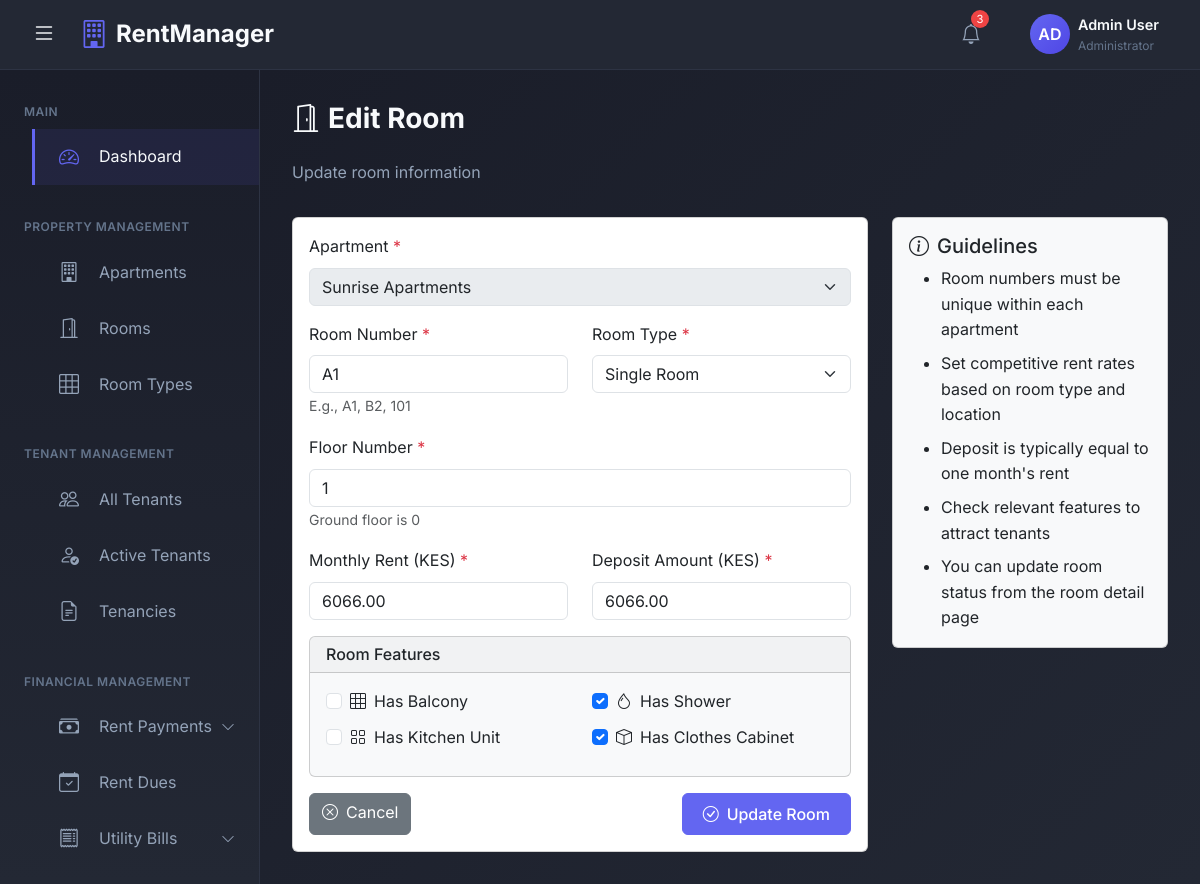
The app's page /rooms/1/edit/ (signed in) with its own data.
### rental_app/models.py (models this page shows, shortened)
class Room(models.Model):
    ROOM_STATUS = (
        ('available', 'Available'),
        ('occupied', 'Occupied'),
        ('maintenance', 'Under Maintenance'),
    )
    apartment = models.ForeignKey(Apartment, on_delete=models.CASCADE, related_name='rooms')
    room_number = models.CharField(max_length=10)  # e.g., A1, B2, C3
    room_type = models.ForeignKey(RoomType, on_delete=models.PROTECT)
    floor_number = models.IntegerField(validators=[MinValueValidator(0)])
    has_balcony = models.BooleanField(default=False)
    has_shower = models.BooleanField(default=True)
    has_kitchen_unit = models.BooleanField(default=True)
    has_clothes_cabinet = models.BooleanField(default=True)
    monthly_rent = models.DecimalField(max_digits=10, decimal_places=2, validators=[MinValueValidator(0)])
    deposit_amount = models.DecimalField(max_digits=10, decimal_places=2, validators=[MinValueValidator(0)])
    status = models.CharField(max_length=20, choices=ROOM_STATUS, default='available')
    created_at = models.DateTimeField(auto_now_add=True)
    updated_at = models.DateTimeField(auto_now=True)
    class Meta:
        unique_together = ('apartment', 'room_number')
        ordering = ['floor_number', 'room_number']

class Apartment(models.Model):
    name = models.CharField(max_length=200)
    owner = models.ForeignKey(User, on_delete=models.CASCADE, related_name='apartments', limit_choices_to={'user_type': 'admin'})
    location = models.CharField(max_length=300)
    total_floors = models.IntegerField(validators=[MinValueValidator(1)])
    description = models.TextField(blank=True)
    water_rate_per_unit = models.DecimalField(max_digits=10, decimal_places=2, default=0.00)
    created_at = models.DateTimeField(auto_now_add=True)
    updated_at = models.DateTimeField(auto_now=True)

class RoomType(models.Model):
    ROOM_CHOICES = (
        ('bedsitter', 'Bedsitter'),
        ('single_room', 'Single Room'),
        ('one_bedroom', 'One Bedroom'),
        ('two_bedroom', 'Two Bedroom'),
        ('three_bedroom', 'Three Bedroom'),
    )
    name = models.CharField(max_length=50, choices=ROOM_CHOICES)
    description = models.TextField(blank=True)

### rental_app/views.py (the view, shortened to what this page needs)
# urls.py: path('rooms/<int:pk>/edit/', views.room_edit, name='room_edit'),
@login_required
def room_edit(request, pk):
    room = get_object_or_404(
        Room.objects.select_related('apartment'),
        pk=pk,
        apartment__owner=request.user
    )
    apartments = Apartment.objects.filter(owner=request.user)
    room_types = RoomType.objects.all()
    context = {
        'room': room,
        'apartments': apartments,
        'room_types': room_types,
        'is_edit': True,
    }
    return render(request, 'rooms/room_form.html', context)

### templates/rooms/room_form.html (shortened to what this page needs)
{% extends 'admin_base.html' %}
{% block content %}
<div class="page-header mb-4">
    <h1 class="page-title">
        <i class="bi bi-door-open me-2"></i>{% if is_edit %}Edit{% else %}Add New{% endif %} Room
    </h1>
    <p class="page-subtitle">{% if is_edit %}Update room information{% else %}Add a new room to your apartment{% endif %}</p>
</div>
<div class="row">
    <div class="col-lg-8">
        <div class="card">
            <div class="card-body">
                <form method="post">
                    <div class="mb-3">
                        <label for="apartment" class="form-label">Apartment <span class="text-danger">*</span></label>
                        <select class="form-select" id="apartment" name="apartment" required {% if is_edit %}disabled{% endif %}>
                            {% for apartment in apartments %}
                            <option value="{{ apartment.pk }}"
                                {% if is_edit and room.apartment.pk == apartment.pk %}selected{% endif %}
                                {% if form_data.apartment == apartment.pk|stringformat:"s" %}selected{% endif %}>
                                {{ apartment.name }}
                            </option>
                            {% endfor %}
                        </select>
                    </div>
                    <div class="row">
                        <div class="col-md-6 mb-3">
                            <label for="room_number" class="form-label">Room Number <span class="text-danger">*</span></label>
                            <input type="text" class="form-control" id="room_number" name="room_number"
                                   value="{% if is_edit %}{{ room.room_number }}{% elif form_data %}{{ form_data.room_number }}{% endif %}"
                                   required>
                            <small class="text-muted">E.g., A1, B2, 101</small>
                        </div>
                        <div class="col-md-6 mb-3">
                            <label for="room_type" class="form-label">Room Type <span class="text-danger">*</span></label>
                            <select class="form-select" id="room_type" name="room_type" required>
                                {% for room_type in room_types %}
                                <option value="{{ room_type.pk }}"
                                    {% if is_edit and room.room_type.pk == room_type.pk %}selected{% endif %}
                                    {% if form_data.room_type == room_type.pk|stringformat:"s" %}selected{% endif %}>
                                    {{ room_type.get_name_display }}
                                </option>
                                {% endfor %}
                            </select>
                        </div>
                    </div>
                    <div class="mb-3">
                        <label for="floor_number" class="form-label">Floor Number <span class="text-danger">*</span></label>
                        <input type="number" class="form-control" id="floor_number" name="floor_number"
                               value="{% if is_edit %}{{ room.floor_number }}{% elif form_data %}{{ form_data.floor_number }}{% endif %}"
                               min="0" required>
                        <small class="text-muted">Ground floor is 0</small>
                    </div>
                    <div class="row">
                        <div class="col-md-6 mb-3">
                            <label for="monthly_rent" class="form-label">Monthly Rent (KES) <span class="text-danger">*</span></label>
                            <input type="number" class="form-control" id="monthly_rent" name="monthly_rent"
                                   value="{% if is_edit %}{{ room.monthly_rent }}{% elif form_data %}{{ form_data.monthly_rent }}{% endif %}"
                                   step="0.01" min="0" required>
                        </div>
                        <div class="col-md-6 mb-3">
                            <label for="deposit_amount" class="form-label">Deposit Amount (KES) <span class="text-danger">*</span></label>
                            <input type="number" class="form-control" id="deposit_amount" name="deposit_amount"
                                   value="{% if is_edit %}{{ room.deposit_amount }}{% elif form_data %}{{ form_data.deposit_amount }}{% endif %}"
                                   step="0.01" min="0" required>
                        </div>
                    </div>
                    <div class="card bg-light mb-3">
                        <div class="card-header">
                            <h6 class="mb-0">Room Features</h6>
                        </div>
                        <div class="card-body">
                            <div class="row">
                                <div class="col-md-6 mb-2">
                                    <div class="form-check">
                                        <input class="form-check-input" type="checkbox" id="has_balcony" name="has_balcony"
                                               {% if form_data.has_balcony %}checked{% endif %}>
                                        <label class="form-check-label" for="has_balcony">
                                            <i class="bi bi-grid-3x3 me-2"></i>Has Balcony
                                        </label>
                                    </div>
                                </div>
                                <div class="col-md-6 mb-2">
                                    <div class="form-check">
                                        <input class="form-check-input" type="checkbox" id="has_shower" name="has_shower"
                                               {% if is_edit and room.has_shower %}checked{% elif not is_edit %}checked{% endif %}
                                               {% if form_data.has_shower %}checked{% endif %}>
                                        <label class="form-check-label" for="has_shower">
                                            <i class="bi bi-droplet me-2"></i>Has Shower
                                        </label>
                                    </div>
                                </div>
                                <div class="col-md-6 mb-2">
                                    <div class="form-check">
                                        <input class="form-check-input" type="checkbox" id="has_kitchen_unit" name="has_kitchen_unit"
                                               {% if form_data.has_kitchen_unit %}checked{% endif %}>
                                        <label class="form-check-label" for="has_kitchen_unit">
                                            <i class="bi bi-grid me-2"></i>Has Kitchen Unit
                                        </label>
                                    </div>
                                </div>
                                <div class="col-md-6 mb-2">
                                    <div class="form-check">
                                        <input class="form-check-input" type="checkbox" id="has_clothes_cabinet" name="has_clothes_cabinet"
                                               {% if is_edit and room.has_clothes_cabinet %}checked{% elif not is_edit %}checked{% endif %}
                                               {% if form_data.has_clothes_cabinet %}checked{% endif %}>
                                        <label class="form-check-label" for="has_clothes_cabinet">
                                            <i class="bi bi-box me-2"></i>Has Clothes Cabinet
                                        </label>
                                    </div>
                                </div>
                            </div>
                        </div>
                    </div>
                    <div class="d-flex justify-content-between">
                        <a href="{% if is_edit %}{% url 'room_detail' room.pk %}{% else %}{% url 'room_list' %}{% endif %}" class="btn btn-secondary">
                            <i class="bi bi-x-circle me-2"></i>Cancel
                        </a>
                        <button type="submit" class="btn btn-primary">
                            <i class="bi bi-check-circle me-2"></i>{% if is_edit %}Update{% else %}Create{% endif %} Room
                        </button>
                    </div>
                </form>
            </div>
        </div>
    </div>
    <div class="col-lg-4">
        <div class="card bg-light">
            <div class="card-body">
                <h5 class="card-title">
                    <i class="bi bi-info-circle me-2"></i>Guidelines
                </h5>
                <ul class="mb-0">
                    <li class="mb-2">Room numbers must be unique within each apartment</li>
                    <li class="mb-2">Set competitive rent rates based on room type and location</li>
                    <li class="mb-2">Deposit is typically equal to one month's rent</li>
                    <li class="mb-2">Check relevant features to attract tenants</li>
                    <li>You can update room status from the room detail page</li>
                </ul>
            </div>
        </div>
    </div>
</div>
{% endblock %}

### templates/admin_base.html (style rules this page uses)
:root { --sidebar-width: 260px; --header-height: 70px; --primary-color: #1a1d29; --secondary-color: #232834; --accent-color: #6366f1; --accent-hover: #4f46e5; --text-primary: #f8fafc; --text-secondary: #94a3b8; --text-muted: #64748b; --border-color: #2d3343; --card-bg: #232834; --success-color: #10b981; --warning-color: #f59e0b; --danger-color: #ef4444; --bg-gradient: linear-gradient(135deg, #1a1d29 0%, #232834 100%); --sidebar-gradient: linear-gradient(180deg, #1a1d29 0%, #232834 100%); }
* { margin: 0; padding: 0; box-sizing: border-box; }
body { font-family: 'Inter', -apple-system, BlinkMacSystemFont, 'Segoe UI', Roboto, sans-serif; background-color: var(--primary-color); color: var(--text-primary); overflow-x: hidden; line-height: 1.6; font-weight: 400; }
.page-title { font-size: 1.75rem; font-weight: 700; color: var(--text-primary); margin-bottom: 1.5rem; }
.page-subtitle { font-size: 1rem; color: var(--text-secondary); margin-bottom: 2rem; }
.btn-primary { background-color: var(--accent-color); border-color: var(--accent-color); font-weight: 500; padding: 0.5rem 1.25rem; }
.main-content > * { animation: fadeIn 0.5s ease-out; }

### records on screen
Room: apartment "Sunrise Apartments", room_number "A1", room_type "Single Room", floor_number "1", monthly_rent "6066.00", deposit_amount "6066.00", has_shower "☑", has_clothes_cabinet "☑"
